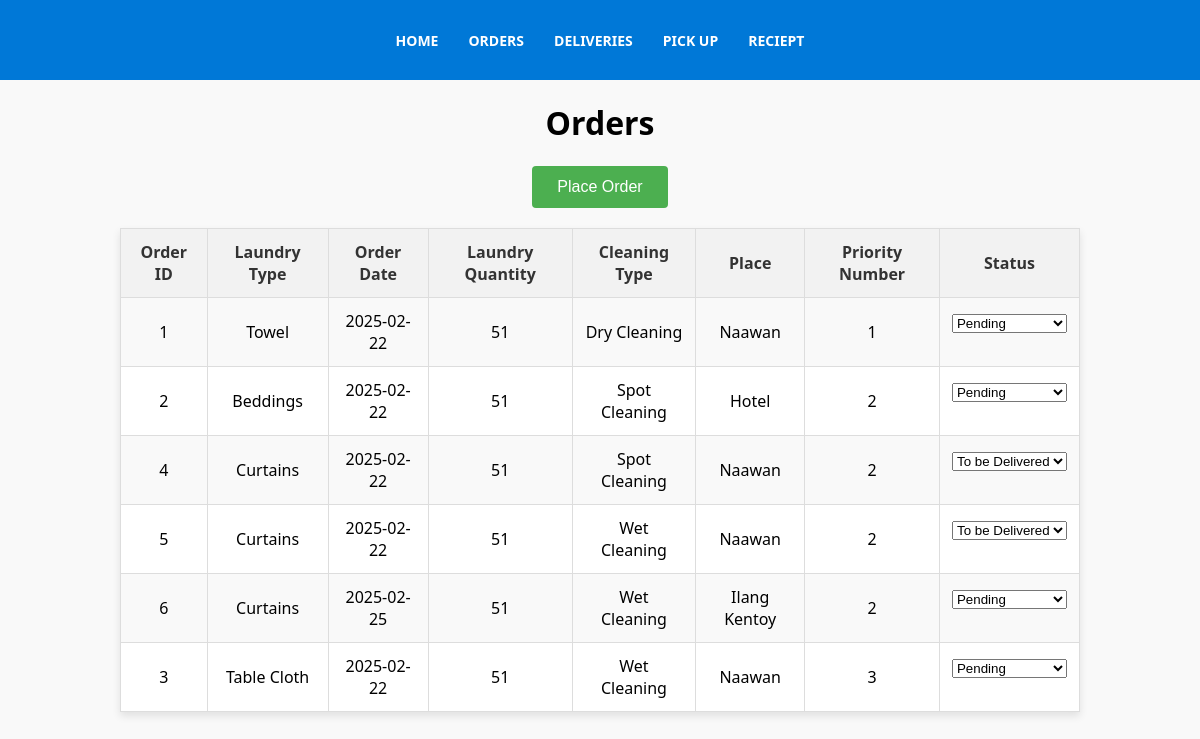
The page /htdocs/Orders.php (signed in) on the database its author committed.
### tables this page shows
CREATE TABLE `Orders` (
  `Order_ID` int(11) NOT NULL AUTO_INCREMENT,
  `Order_date` date NOT NULL,
  `Laundry_type` varchar(255) NOT NULL,
  `Laundry_quantity` int(11) NOT NULL,
  `Cleaning_type` varchar(255) NOT NULL,
  `Place` varchar(255) NOT NULL,
  `Priority_number` text DEFAULT NULL,
  `Status` enum('Pending','In Progress','Completed','To be Delivered','Out for Delivery','Delivered') DEFAULT 'Pending',
  `User_ID` int(11) DEFAULT NULL,
  `Admin_ID` int(11) DEFAULT NULL,
  PRIMARY KEY (`Order_ID`),
  KEY `User_ID` (`User_ID`),
  KEY `Admin_ID` (`Admin_ID`),
  CONSTRAINT `Orders_ibfk_1` FOREIGN KEY (`User_ID`) REFERENCES `User` (`User_ID`),
  CONSTRAINT `Orders_ibfk_2` FOREIGN KEY (`Admin_ID`) REFERENCES `Admin` (`Admin_ID`)
);

### htdocs/Orders.php (the view, shortened to what this page needs)
<?php
include("db_connect.php");
include("Menu.php");
?>
<!DOCTYPE html>
<html lang="en">
<head>
</head>
<body>
    <h1>Orders</h1>
    <div class="add-team-container">
        <a href="Laundry_Orders.php">
            <button class="add-team-btn">Place Order</button>
        </a>
    </div>
    <table>
        <tr>
            <th>Order ID</th>
            <th>Laundry Type</th>
            <th>Order Date</th>
            <th>Laundry Quantity</th>
            <th>Cleaning Type</th>
            <th>Place</th>
            <th>Priority Number</th>
            <th>Status</th>
        </tr>
        <?php
        $sql = "SELECT Order_ID, Order_date, Laundry_type, Laundry_quantity, Cleaning_type, Place, Priority_number, Status
        FROM Orders
        ORDER BY Priority_number ASC";
        $query = mysqli_query($conn, $sql);
        if (!$query) {
            echo "Error: " . $sql . "<br>" . mysqli_error($conn);
        } else {
            while ($result = mysqli_fetch_assoc($query)) {
                echo "<tr>";
                echo "<td>" . htmlspecialchars($result["Order_ID"]) . "</td>";
                echo "<td>" . htmlspecialchars($result["Laundry_type"]) . "</td>";
                echo "<td>" . htmlspecialchars($result["Order_date"]) . "</td>";
                echo "<td>" . htmlspecialchars($result["Laundry_quantity"]) . "</td>";
                echo "<td>" . htmlspecialchars($result["Cleaning_type"]) . "</td>";
                echo "<td>" . htmlspecialchars($result["Place"]) . "</td>";
                echo "<td>" . htmlspecialchars($result["Priority_number"]) . "</td>";
                echo "<td>
                        <form method='POST'>
                            <input type='hidden' name='Order_ID' value='" . htmlspecialchars($result['Order_ID']) . "'>
                            <select name='status' onchange='this.form.submit()'>
                                <option value='Pending' " . ($result['Status'] == 'Pending' ? 'selected' : '') . ">Pending</option>
                                <option value='To be Delivered' " . ($result['Status'] == 'To be Delivered' ? 'selected' : '') . ">To be Delivered</option>
                                <option value='Delivered' " . ($result['Status'] == 'Delivered' ? 'selected' : '') . ">Delivered</option>
                                <option value='In Progress' " . ($result['Status'] == 'In Progress' ? 'selected' : '') . ">In Progress</option>
                                <option value='Completed' " . ($result['Status'] == 'Completed' ? 'selected' : '') . ">Completed</option>
                            </select>
                        </form>
                    </td>";
                echo "</tr>";
            }
        }
        ?>
    </table>
</body>
</html>

### htdocs/Menu.php (style rules this page uses)
body { font-family: 'Segoe UI', Tahoma, Geneva, Verdana, sans-serif; margin: 0; padding: 0; }

### htdocs/Orders.php (style rules this page uses)
body { font-family: 'Segoe UI', Tahoma, Geneva, Verdana, sans-serif; background-color: #f9f9f9; margin: 0; padding: 0; }
h1 { text-align: center; color: black; }
.add-team-container { display: flex; justify-content: center; margin-bottom: 20px; }
.add-team-btn { background-color: #4CAF50; color: white; padding: 12px 25px; border: none; border-radius: 4px; cursor: pointer; font-size: 16px; }
table { width: 80%; margin: 0 auto; border-collapse: collapse; background-color: #fff; box-shadow: 0 4px 8px rgba(0, 0, 0, 0.1); }
table th, table td { padding: 12px; text-align: center; border: 1px solid #ddd; }
table th { background-color: #f2f2f2; font-weight: bold; color: #333; }
table tr:nth-child(even) { background-color: #f9f9f9; }

### rows shown on the page
orders: Order_ID "1", Laundry_type "Towel", Order_date "2025-02-22", Laundry_quantity "51", Cleaning_type "Dry Cleaning", Place "Naawan", Priority_number "1", status "Pending"
orders: Order_ID "2", Laundry_type "Beddings", Order_date "2025-02-22", Laundry_quantity "51", Cleaning_type "Spot Cleaning", Place "Hotel", Priority_number "2", status "Pending"
orders: Order_ID "4", Laundry_type "Curtains", Order_date "2025-02-22", Laundry_quantity "51", Cleaning_type "Spot Cleaning", Place "Naawan", Priority_number "2", status "To be Delivered"
orders: Order_ID "5", Laundry_type "Curtains", Order_date "2025-02-22", Laundry_quantity "51", Cleaning_type "Wet Cleaning", Place "Naawan", Priority_number "2", status "To be Delivered"
orders: Order_ID "6", Laundry_type "Curtains", Order_date "2025-02-25", Laundry_quantity "51", Cleaning_type "Wet Cleaning", Place "Ilang Kentoy", Priority_number "2", status "Pending"
orders: Order_ID "3", Laundry_type "Table Cloth", Order_date "2025-02-22", Laundry_quantity "51", Cleaning_type "Wet Cleaning", Place "Naawan", Priority_number "3", status "Pending"
